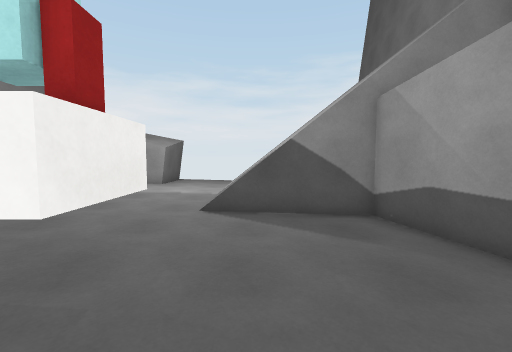
View 1 (above)

16 first-person views from a walk through a Unity game level. The camera is 1.3 m above the floor, tilts 4° down and sees 90° across. The floor is counted in squares, 1 m on a side. Each view is taken from the middle of a square. On the plan, view 1 faces up. The plan holds only what a view shows up to about 13 squares ahead; the rest is blank. The place goes on beyond the plan. Surface patterns are stand-ins for the level's own textures.

View 2
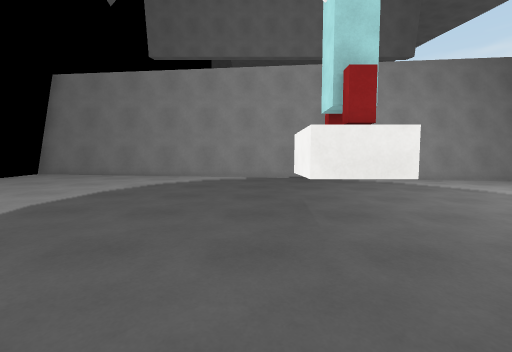

View 3
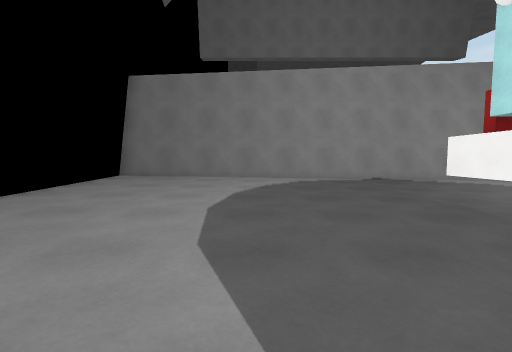

View 4
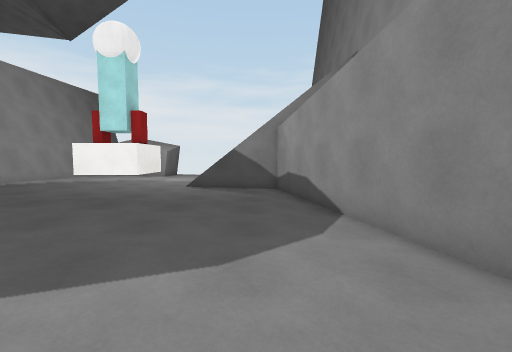

View 5
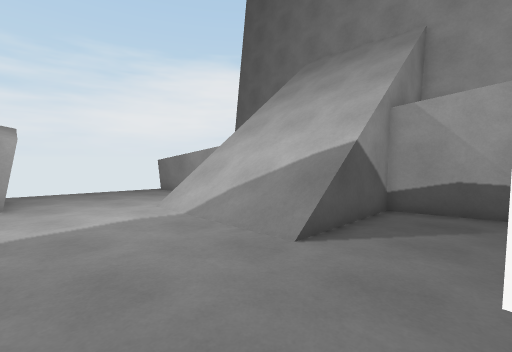

View 6
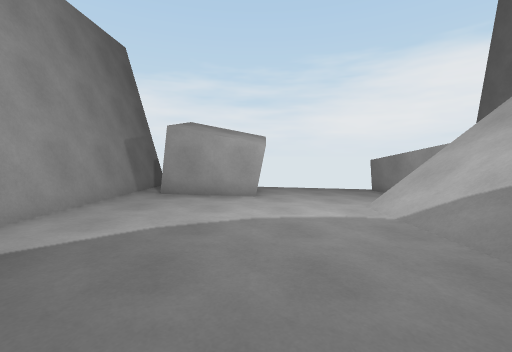

View 7
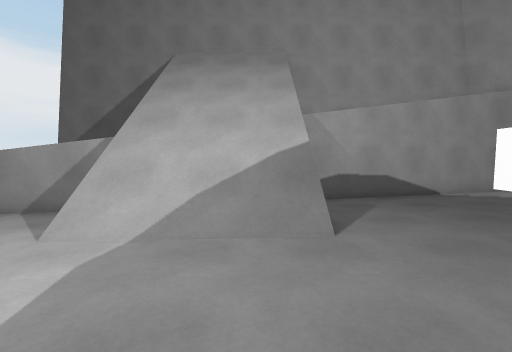

View 8
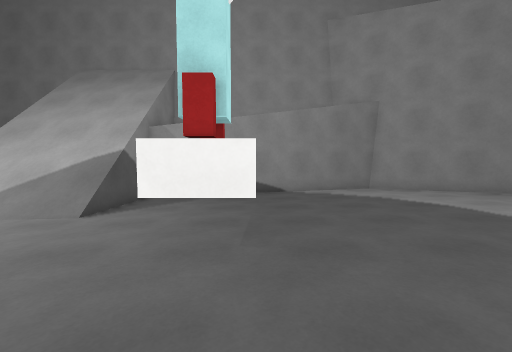

View 9
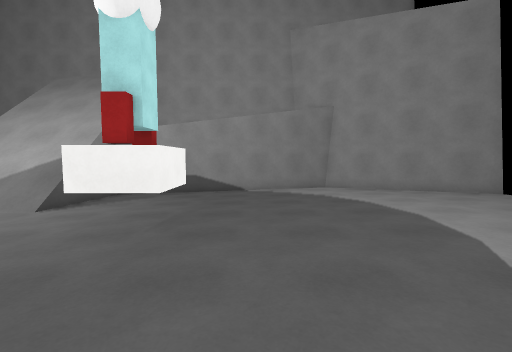

View 10
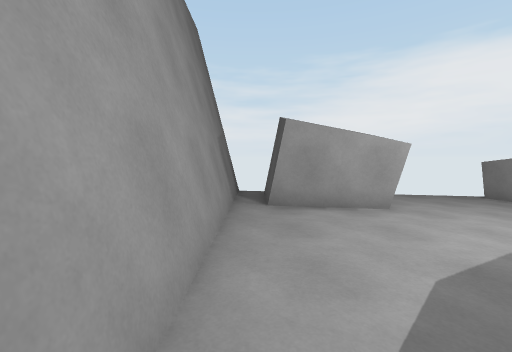

View 11
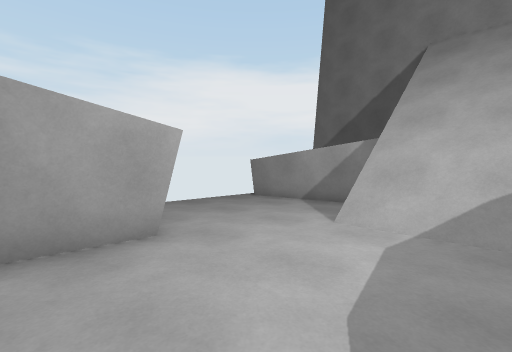

View 12
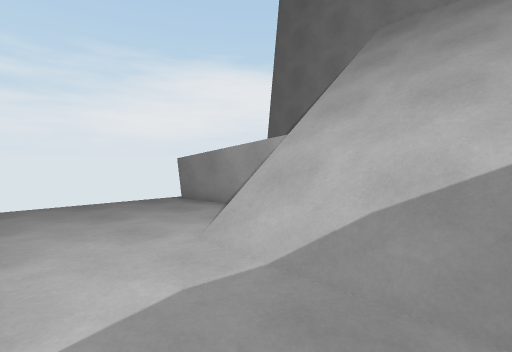

View 13
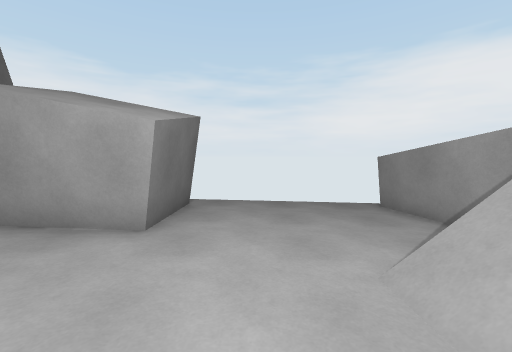

View 14
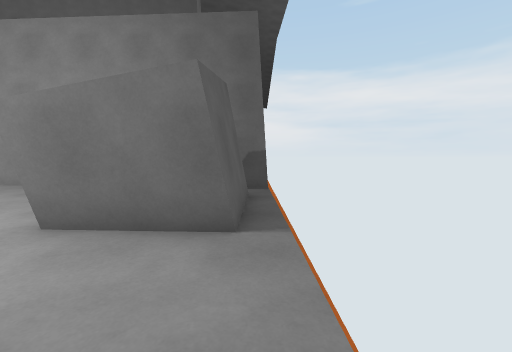

View 15
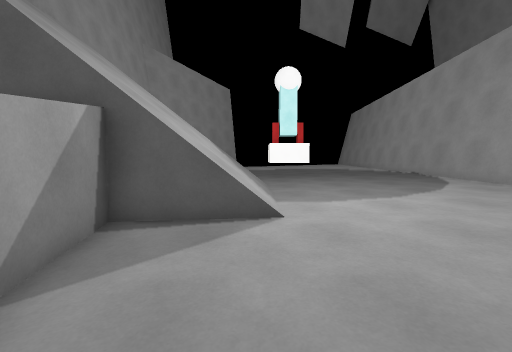

View 16
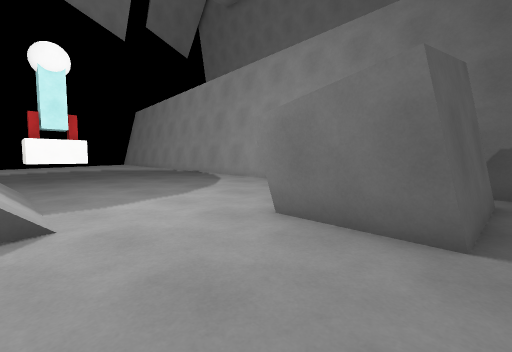

### Floor plan
Key: @ floor where view 1 was taken; # wall or solid block; . main floor; : floor 0.25 m higher than the main floor; - floor 0.25 m lower than the main floor; + floor 0.5 m higher than the main floor; / step, stairs or slope; ^ raised ledge; v drop or lower ground; O other object.
Columns run from 12 left of view 1 to 7 right of it. Each row starts with its distance up from view 1.
 18 vvvvvvvvvvv
 17   #./..------^     #
 16   #.####-----^    v#
 15   #.####------^   v#
 14   #.####.-----#   v#
 13   #......-----#   v#
 12   #.......-///^^^^v#
 11   #........////////#
 10   #........////////#
  9   #........////////#
  8   #........////////#
  7   #:.......////////#
  6   #:..........-#  v#
  5   #::.........--# v#
  4   #:::...OO....-#  #
  3   #:::...OO....-#  #
  2   #::::..OO.....#
  1   #::::.........##
  0   #:::::....@....#
 -1   #:::::.........#
 -2   #::::::........#
 -3   #:::::::.......#
 -4   #:::::::.......#
 -5   #::::::::......#
 -6   #::::::::.....##
 -7   #:::::::::...##
 -8   #::::::::::.##
 -9   #+::::::  :.#
-10   #          ##

Where each view was taken, in squares from view 1:
view 1: 0 up, 0 right, facing up
view 2: 1 up, 3 right, facing left
view 3: 3 down, 3 right, facing left
view 4: 6 down, 2 right, facing up
view 5: 4 up, 5 left, facing up-right
view 6: 4 up, 5 left, facing up
view 7: 8 up, 6 left, facing right
view 8: 2 up, 8 left, facing right
view 9: 0 up, 9 left, facing right
view 10: 6 up, 9 left, facing up
view 11: 9 up, 7 left, facing up-right
view 12: 8 up, 4 left, facing up-right
view 13: 9 up, 3 left, facing up
view 14: 17 up, 1 left, facing left
view 15: 17 up, 1 left, facing down
view 16: 17 up, 1 left, facing down-left
